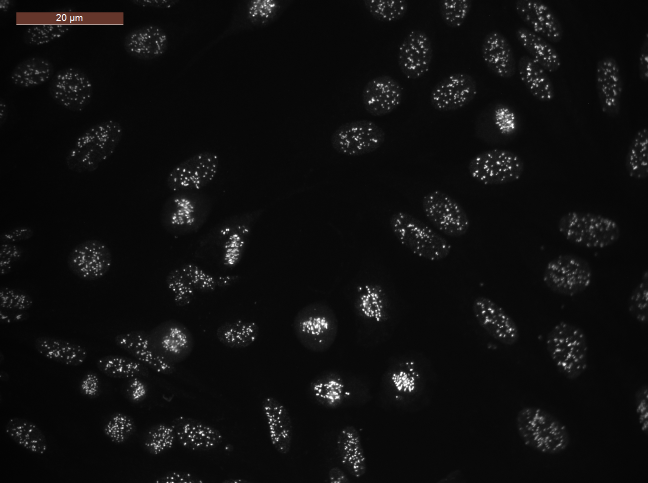
#> input picture tests/resources/ACA-2.tif, 1296 x 966 px, given in place of ACA+jąderka+ziarnisty(HEp2IIF)1.png, which was not available (shown at 1/2 size)
$ jupyter execute comparison.ipynb   (shell and % lines are left out)   (older library calls are emulated)   (text cells are left out)
#> lines starting #> are read from the running program, lines starting #| are printed output that depends on the picture; after the words box and inside, x2 and y2 are one past the last pixel; in counts of white or black regions, pixels touching at a corner belong together; pictures that were not available may be replaced by others from this repository, and a replacement may not be noted
[cell 1]
import glob
import cv2 as cv
import os
import numpy as np
import matplotlib.pyplot as plt
from tqdm import tqdm_notebook as tqdm
from skimage.feature import greycomatrix, greycoprops
from sklearn.decomposition import PCA
from sklearn.preprocessing import StandardScaler
from sklearn.neighbors import NearestNeighbors
import pandas as pd

[cell 2]
aca_jz = cv.imread('./data/sample/ACA+jąderka+ziarnisty(HEp2IIF)1.png')
#> aca_jz is the input picture: shape (966, 1296, 3); mean B, G, R 14.8, 14.9, 15.1
ama = cv.imread('./data/sample/aca+ama.png')
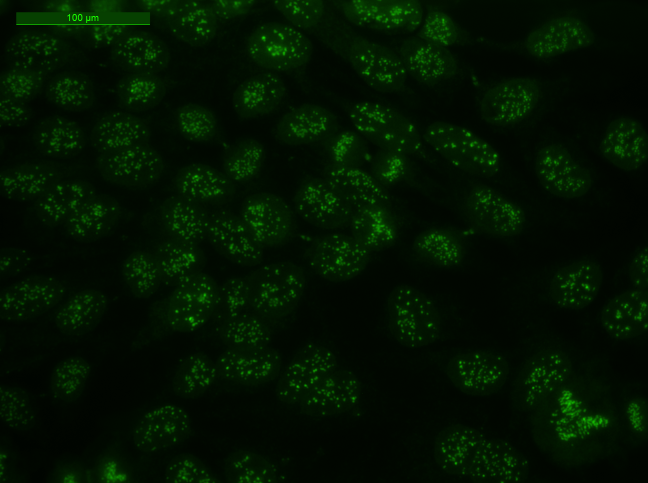
#> input picture tests/resources/ACA-3.tif, 1296 x 966 px, given in place of aca+ama.png, which was not available (shown at 1/2 size)
#> ama is the input picture: shape (966, 1296, 3); mean B, G, R 0, 19.6, 2
aca = cv.imread('./data/sample/ACA-1.png')
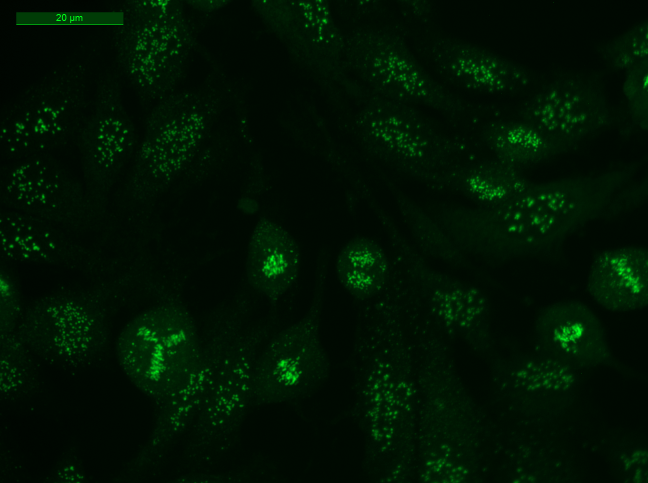
#> input picture tests/resources/ACA-1.tif, 1296 x 966 px, given in place of ACA-1.png, which was not available (shown at 1/2 size)
#> aca is the input picture: shape (966, 1296, 3); mean B, G, R 1.8, 19.2, 0
aca_jz_gray = cv.cvtColor(aca_jz, cv.COLOR_BGR2GRAY)
ama_gray = cv.cvtColor(ama, cv.COLOR_BGR2GRAY)
aca_gray = cv.cvtColor(aca, cv.COLOR_BGR2GRAY)

f, axes = plt.subplots(1, 3)
f.set_size_inches(15, 5)

axes[0].imshow(aca_jz_gray, cmap='gray')
axes[0].set_title('ACA+jąderka+ziarnisty')

axes[1].imshow(ama_gray, cmap='gray')
axes[1].set_title('AMA')

axes[2].imshow(aca_gray, cmap='gray')
axes[2].set_title('ACA')

[cell 3]
def preprocess(img, size):
#> called with size = (800, 600)
    img = img.copy()

    #resizing and denoising
    img = cv.resize(img, dsize=size, interpolation=cv.INTER_CUBIC)
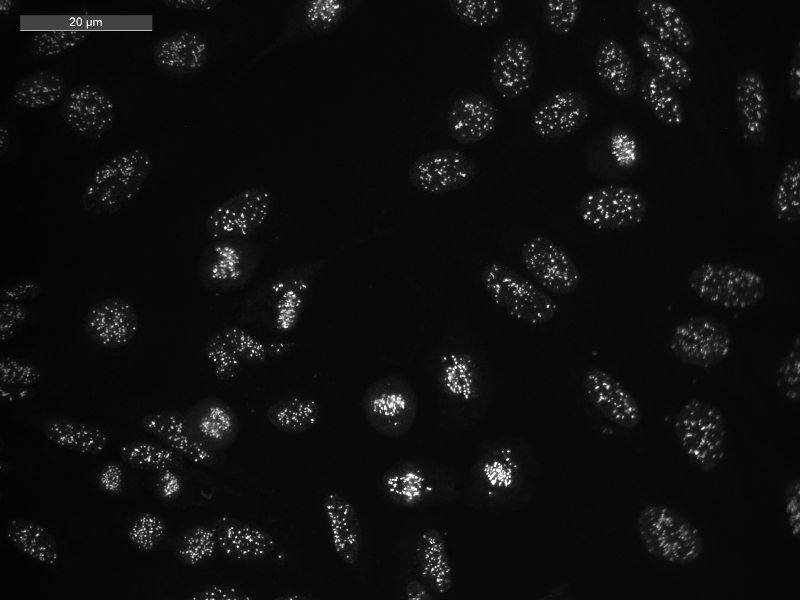
#> img: shape (600, 800); min 0, max 255, mean 14.9
    img = cv.fastNlMeansDenoising(img, h=5)

    # normalization
    min_ = np.amin(img)
#> min_ = 0
    max_ = np.amax(img)
#> max_ = 255
    norm = (img - min_) * (255 / (max_ - min_))
    return norm.astype(np.uint)

[cell 4]
size = (800, 600)
norm_aca_jz = preprocess(aca_jz_gray, size)
norm_ama = preprocess(ama_gray, size)
#> call 2 of preprocess, with size = (800, 600)
#> in preprocess (call 2), `img = cv.resize(img, dsize=size, interpolation=cv.INTER_CUBIC)`:
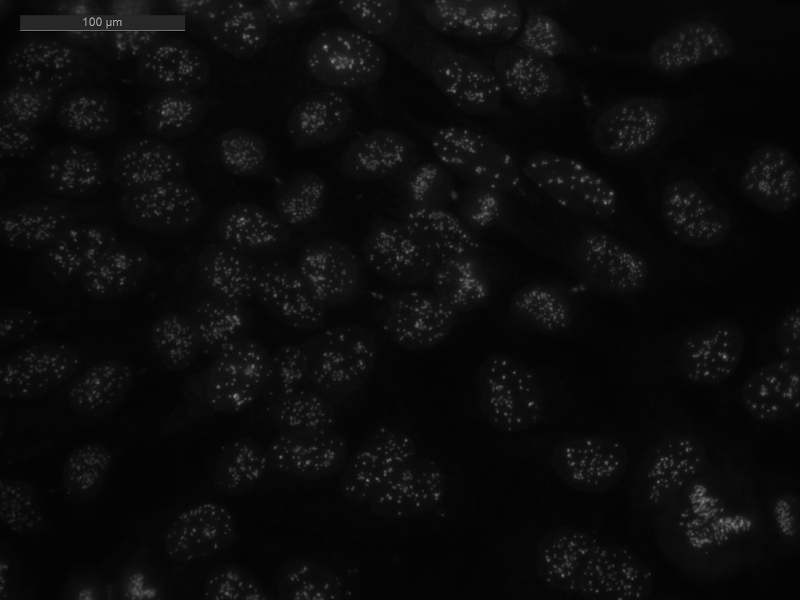
#> img: shape (600, 800); min 0, max 181, mean 12.1
#> in preprocess (call 2), `max_ = np.amax(img)`: max_ = 181
norm_aca = preprocess(aca_gray, size)
#> call 3 of preprocess, with size = (800, 600)
#> in preprocess (call 3), `img = cv.resize(img, dsize=size, interpolation=cv.INTER_CUBIC)`:
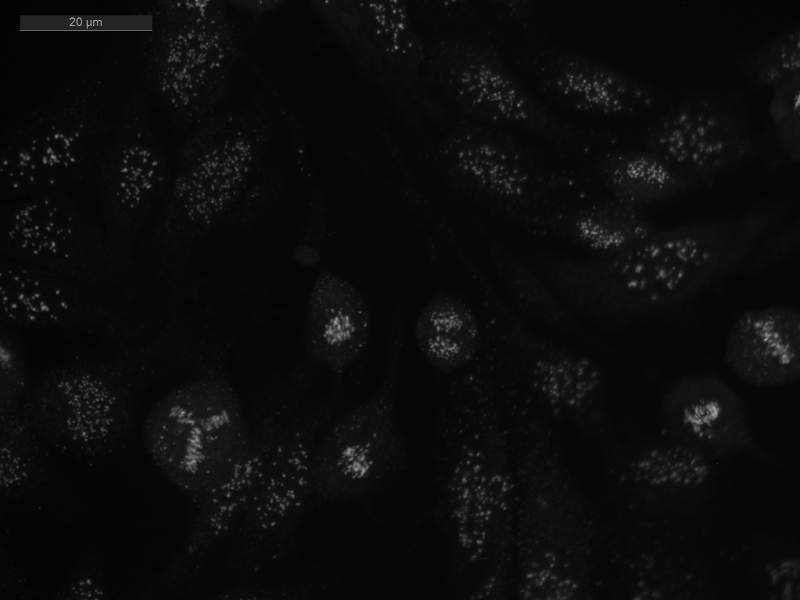
#> img: shape (600, 800); min 0, max 176, mean 11.4
#> in preprocess (call 3), `max_ = np.amax(img)`: max_ = 176

f, a = plt.subplots(1, 3)
f.set_size_inches(18, 6)
a[0].imshow(norm_aca_jz, cmap='gray')
a[1].imshow(norm_ama, cmap='gray')
a[2].imshow(norm_aca, cmap='gray')

[cell 5]
def texture_features(img, locs, rows, cols, stride, params):
    results = [[] for _ in range(len(params))]

    for loc in locs:
        top, left = loc

        for r in range(rows):
            for c in range(cols):
                t = top + r * stride
                l = left + c * stride
                patch = img[t:t+stride, l:l+stride] / 255 * 8
                patch = patch.astype(np.int8)

                glcm = greycomatrix(patch, [5], [0], levels=9, symmetric=True, normed=True)

                for i, p in enumerate(params):
                    results[i].append(greycoprops(glcm, p)[0, 0])

    return np.array(results)

def get_shade(img, locs, size, shade=None):

#> called with size = (50, 50)
    if shade is None:
        shade = np.zeros(img.shape)

    for loc in locs:
        top, left = loc
        height, width = size
        shade[top:top+height, left:left+width] = 255

    return shade


def perform_pca(data, number_of_components, scale=False):

    if scale:
        scaler = StandardScaler()
        data = scaler.fit_transform(data)

    pca = PCA(n_components=number_of_components)
    components = pca.fit_transform(data)
    components_dataframe = pd.DataFrame(data=components)

    return components_dataframe, pca

[cell 6]
rows, cols = 1, 1
stride = 50
height, width = stride * rows, stride * cols

locs_aca_jz = [
    (240, 470),
    (470, 460),
    (420, 620)
]

locs_ama = [
    (30, 240),
    (380, 310),
    (170, 480)
]

locs_aca = [
    (80, 190),
    (365, 205),
    (240, 465)
]

shade1 = get_shade(norm_aca_jz, locs_aca_jz, (height, width))
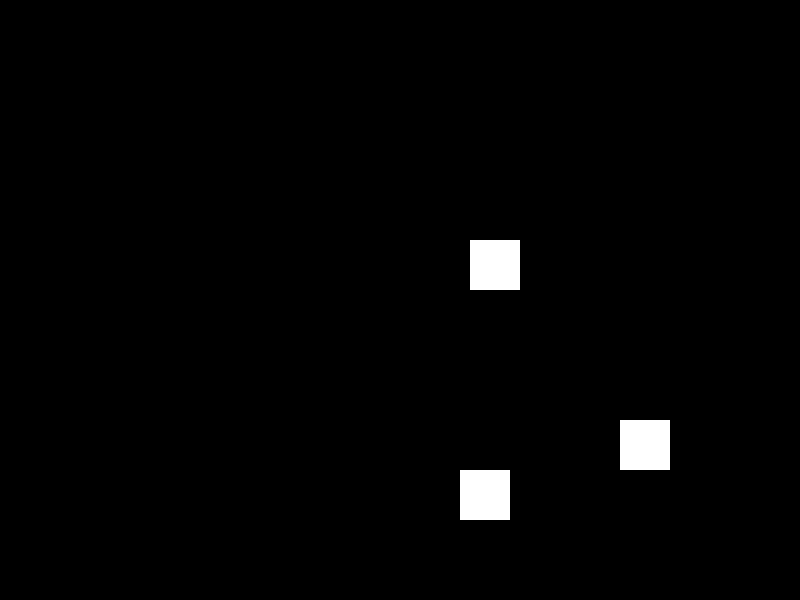
#> shade1: shape (600, 800) float64; 1.6% white; 3 white regions, box (x1, y1, x2, y2) and area: (470, 240, 520, 290) 2500, (620, 420, 670, 470) 2500, (460, 470, 510, 520) 2500
shade2 = get_shade(norm_ama, locs_ama, (height, width))
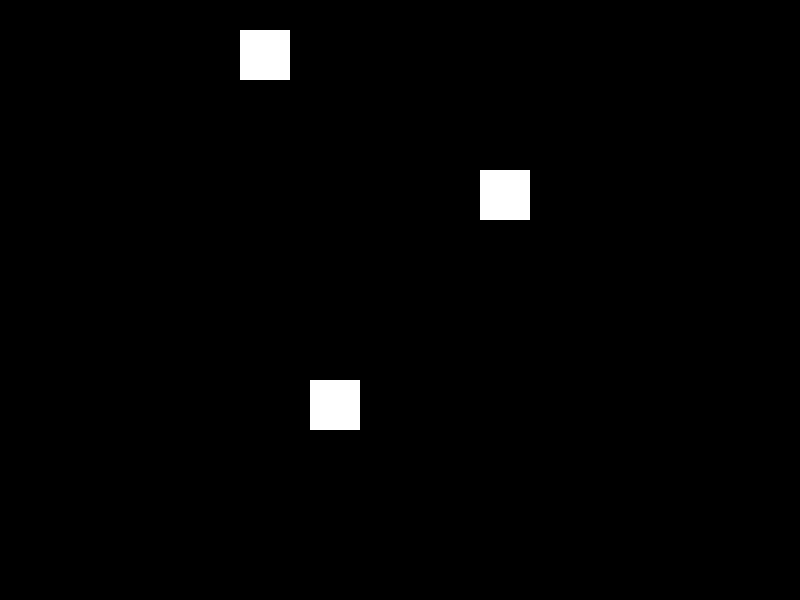
#> shade2: shape (600, 800) float64; 1.6% white; 3 white regions, box (x1, y1, x2, y2) and area: (240, 30, 290, 80) 2500, (480, 170, 530, 220) 2500, (310, 380, 360, 430) 2500
shade3 = get_shade(norm_aca, locs_aca, (height, width))
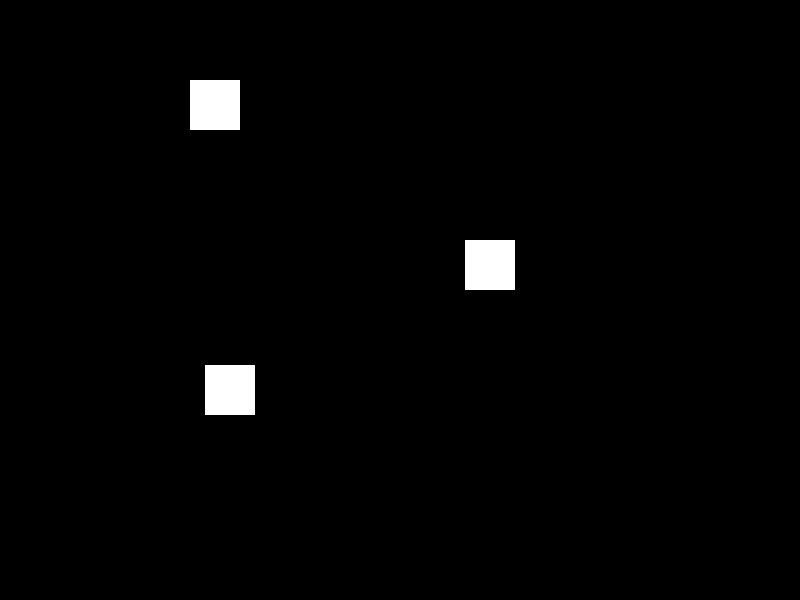
#> shade3: shape (600, 800) float64; 1.6% white; 3 white regions, box (x1, y1, x2, y2) and area: (190, 80, 240, 130) 2500, (465, 240, 515, 290) 2500, (205, 365, 255, 415) 2500

f, a = plt.subplots(3, 1)
f.set_size_inches(10, 30)

a[0].imshow(norm_aca_jz, cmap='gray')
a[0].imshow(shade1, cmap='gray', alpha=0.3)

a[1].imshow(norm_ama, cmap='gray')
a[1].imshow(shade2, cmap='gray', alpha=0.3)

a[2].imshow(norm_aca, cmap='gray')
a[2].imshow(shade3, cmap='gray', alpha=0.3)

[cell 7]
colors = ['red', 'blue', 'green']
p = ['dissimilarity', 'correlation', 'contrast', 'ASM', 'homogeneity']
features1 = texture_features(norm_aca_jz, locs_aca_jz, rows, cols, stride, p)
#> after the loop in texture_features, `for loc in locs:`: patch: shape (50, 50) int8; every value is 0
#> features1 = [[0.37, 0.523, 0], [0.243, 0.667, 1], [1.21, 2.25, 0], [0.65, 0.636, 1], [0.881, 0.864, 1]]
features2 = texture_features(norm_ama, locs_ama, rows, cols, stride, p)
#> call 2 of texture_features, with rows = 1, cols = 1, stride = 50
#> after the loop in texture_features (call 2), `for loc in locs:`:
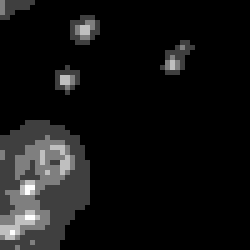
#> patch: shape (50, 50) int8 (shown 5 times larger); min 0, max 4, mean 0.294; drawn with min black and max white
#> features2 = [[0.0907, 0.0822, 0.269], [0.525, 0.241, 0.519], [0.135, 0.0884, 0.422], [0.824, 0.823, 0.562], [0.959, 0.96, 0.881]]
features3 = texture_features(norm_aca, locs_aca, rows, cols, stride, p)
#> features3 = [[0.0236, 0.0702, 0], [-0.00862, 0.464, 1], [0.0324, 0.102, 0], [0.961, 0.852, 1], [0.989, 0.968, 1]]
f_combined = np.concatenate([features1, features2, features3], axis=1)
#f_combined = np.concatenate([features1, features2], axis=1)

f_length = features1[0].shape[0]
#> f_length = 3

[cell 8]
f_combined

[cell 9]
components, _ = perform_pca(f_combined.T, number_of_components=2, scale=True)
#> in perform_pca, `data = scaler.fit_transform(data)`: data = [[1.21, -0.857, 1.02, -1.05, -1.24], [2.08, 0.469, 2.45, -1.14, -1.57], [-0.906, 1.51, -0.649, 1.22, 1.08], [-0.388, 0.0277, -0.463, 0.0784, 0.282], [-0.437, -0.863, -0.527, 0.0684, 0.29], [0.628, 0.00624, -0.069, -1.62, -1.24], [-0.771, -1.64, -0.604, 0.967, 0.867], [-0.505, -0.164, -0.508, 0.261, 0.457], [-0.906, 1.51, -0.649, 1.22, 1.08]]
#> in perform_pca, `components = pca.fit_transform(data)`: components = [[-2.35, -0.575], [-3.53, 1.12], [2.09, 1.34], [0.604, -0.115], [0.557, -0.99], [-1.72, -0.137], [1.41, -1.69], [0.843, -0.3], [2.09, 1.34]]
#> in perform_pca, `components_dataframe = pd.DataFrame(data=components)`: components_dataframe = table of 9 rows and 2 columns
#> components = table of 9 rows and 2 columns
components
#> Out = table of 9 rows and 2 columns

[cell 10]
colors_list = [[c] * f_length for c in colors]
colors_list = np.concatenate(colors_list)

plt.scatter(components[0], components[1], c=colors_list)
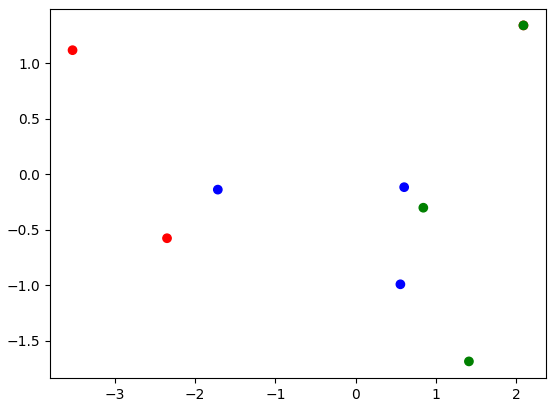
#> figure drawn by matplotlib, 1 panel
